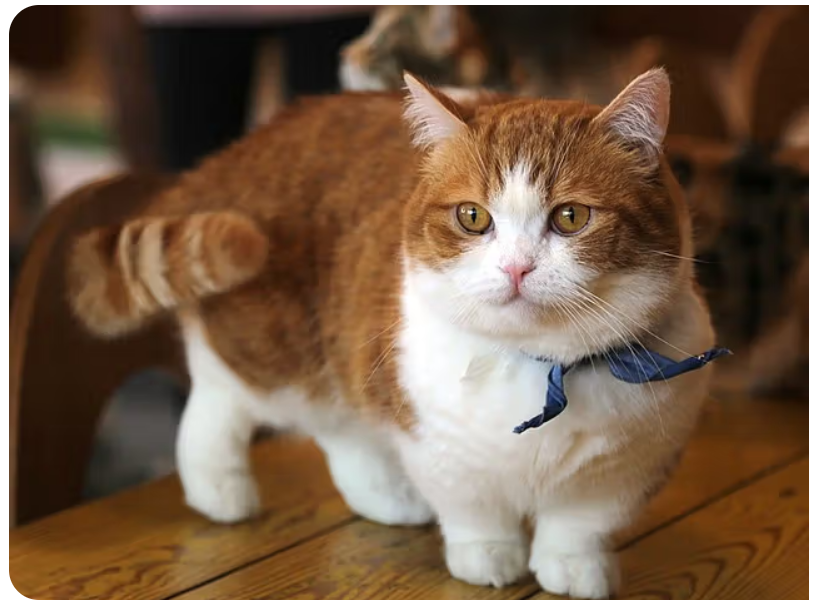
#> input picture cat.png, 816 x 612 px
$ jupyter execute Ex.05.ipynb   (older library calls are emulated)
#> lines starting #> are read from the running program, lines starting #| are printed output that depends on the picture
## Ex.05 : Image Smoothing and Sharpening Using OpenCV
**Name: ** LOGESHWARI N **Register No :** 212225040206 **Slot No :** T2 26OD2199

[cell 1]
import cv2
import matplotlib.pyplot as plt
import numpy as np

[cell 2]
image1=cv2.imread("cat.png")
#> image1 is the input picture: shape (612, 816, 3); mean B, G, R 74.2, 94.6, 118.9
image2=cv2.cvtColor(image1,cv2.COLOR_BGR2RGB)

[cell 3]
kernel=np.ones((11,11),np.float32)/169
image3=cv2.filter2D(image2,-1,kernel)
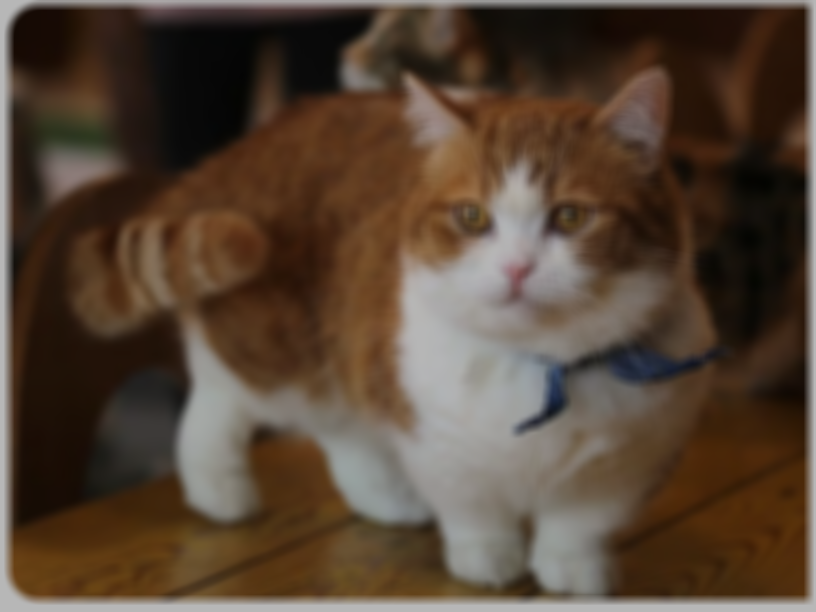
#> image3: shape (612, 816, 3); mean R, G, B 85.1, 67.8, 53.1

[cell 4]
plt.figure(figsize=(9,9))
plt.subplot(1,2,1)
plt.imshow(image2)
plt.title("Original Image")
plt.axis("off")
plt.subplot(1,2,2)
plt.imshow(image3)
plt.title("Average Filter Image")
plt.axis("off")
plt.show()
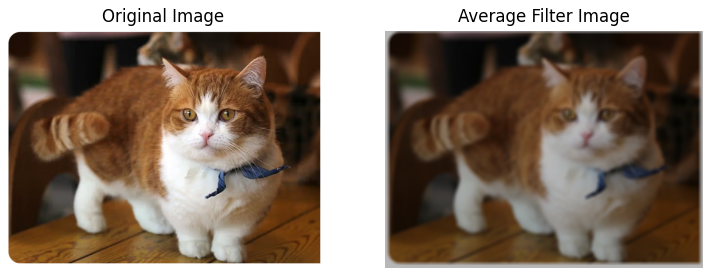
#> figure drawn by matplotlib, 2 panels

[cell 5]
kernel1=np.array([[1,2,1],[2,4,2],[1,2,1]])/16
image3=cv2.filter2D(image2,-1,kernel1)
plt.imshow(image3)
plt.title("Weighted Average Filter Image")
plt.axis("off")
plt.show()

[cell 6]
gaussian_blur=cv2.GaussianBlur(image2,(33,33),0,0)
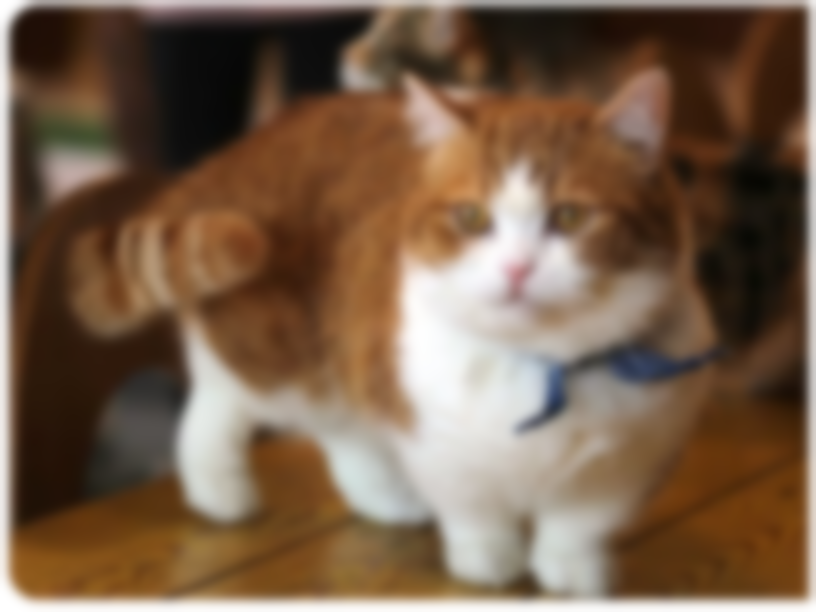
#> gaussian_blur: shape (612, 816, 3); mean R, G, B 118.8, 94.5, 74.1
plt.imshow(gaussian_blur)
plt.title("Gaussian Blur")
plt.axis("off")
plt.show()

[cell 7]
median=cv2.medianBlur(image2,13)
plt.title("Median Blur")
plt.axis("off")
plt.show()

[cell 8]
kernel2=np.array([[-1,-1,-1],[2,-2,1],[2,1,-1]])
image3=cv2.filter2D(image2,-1,kernel2)
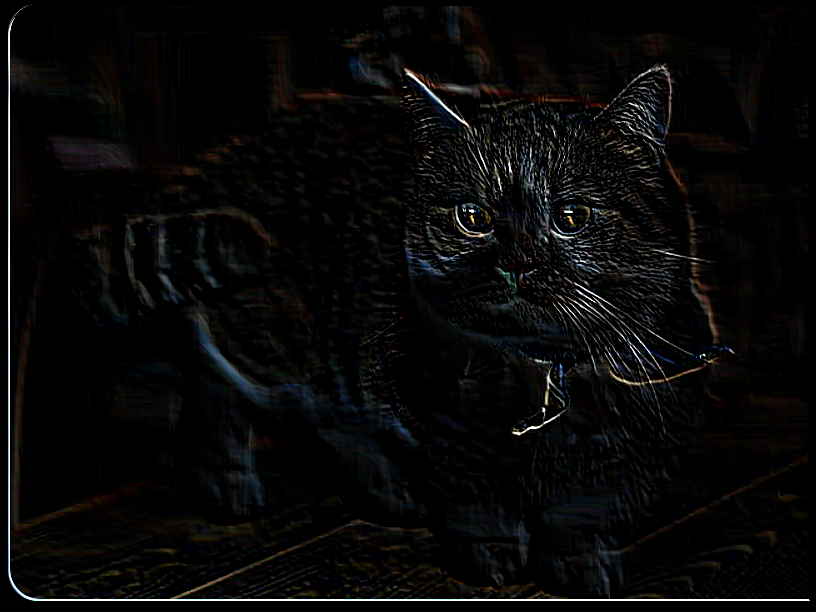
#> image3: shape (612, 816, 3); mean R, G, B 8.4, 8.1, 8
plt.imshow(image3)
plt.title("Laplacian Kernel")
plt.axis("off")
plt.show()

[cell 9]
laplacian = cv2.Laplacian(image2, cv2.CV_64F)
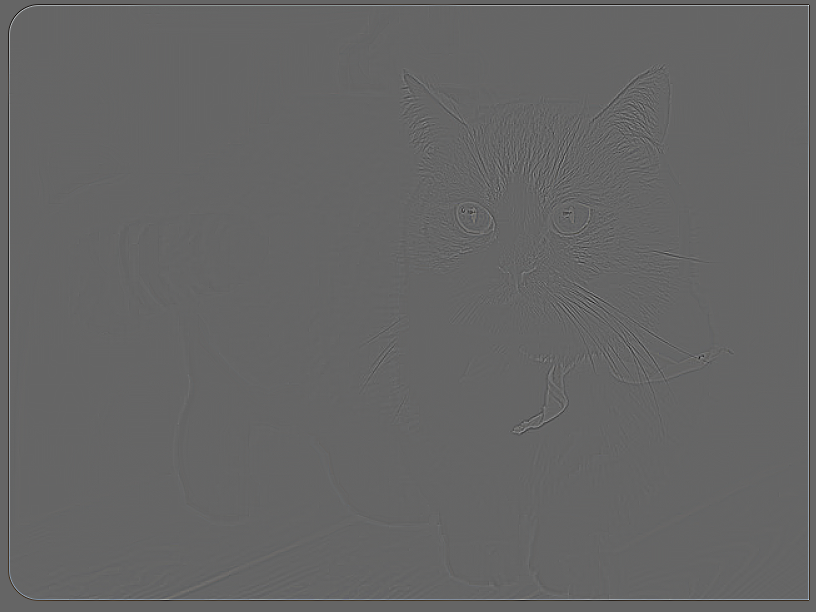
#> laplacian: shape (612, 816, 3) float64; mean R, G, B 0, 0, 0; drawn with min black and max white
laplacian = cv2.convertScaleAbs(laplacian)
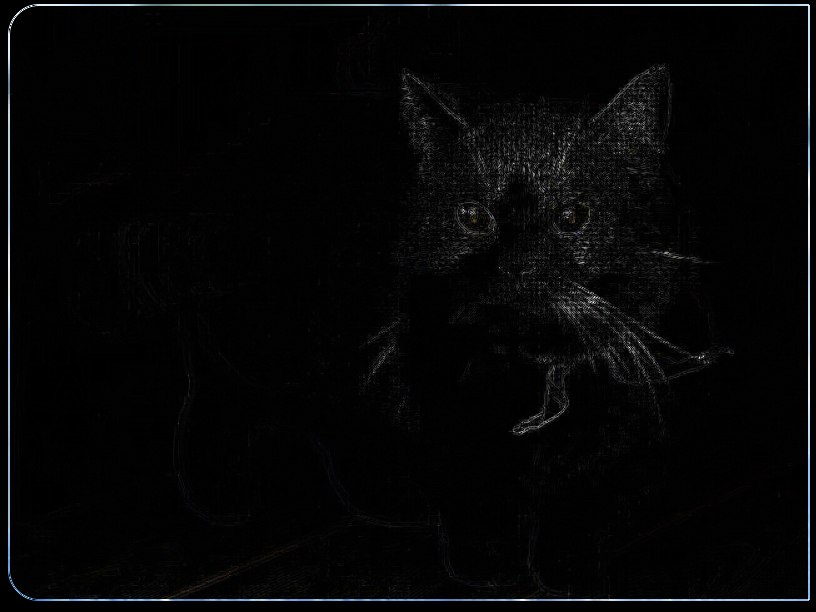
#> laplacian: shape (612, 816, 3); mean R, G, B 5.6, 5.9, 6.2

plt.imshow(laplacian)
plt.title("Laplacian Operator")
plt.axis("off")
plt.show()
